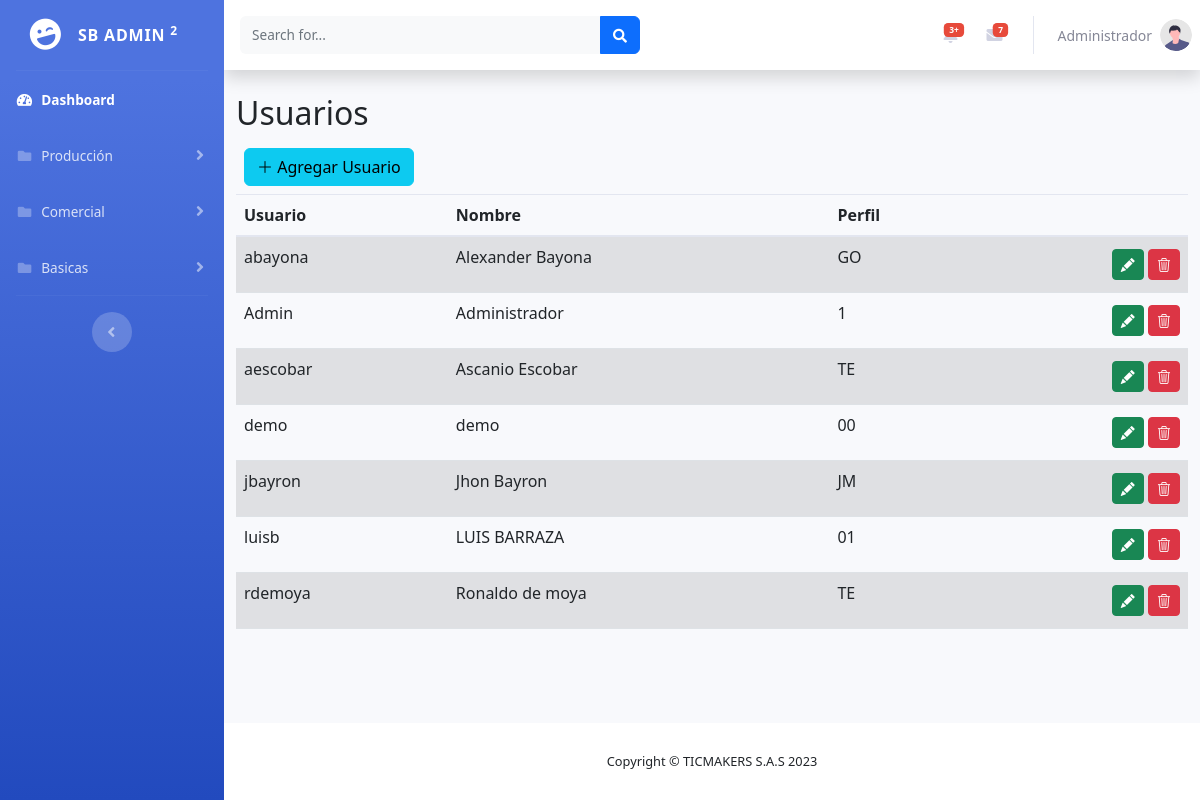
/Basicas/Usuarios/Vista/index.php (signed in), run on the app's committed database.
### tables this page shows
CREATE TABLE `usuarios` (
  `user_id` varchar(8) NOT NULL,
  `user_nombre` varchar(50) NOT NULL,
  `perfil` varchar(2) NOT NULL,
  `clave` varchar(6) NOT NULL,
  `empleado` varchar(20) NOT NULL
);

### conexion.php (called while the page is built)
<?php
class conexion{
    private $servidor = "localhost";
    private $usuario = "root";
    private $db = "imprime_data";
    private $password = "";
    public function __construct(){
        try {
            $conexion=new PDO("mysql:host={$this->servidor};dbname={$this->db}",$this->usuario,$this->password);
            $conexion->setAttribute(PDO::ATTR_ERRMODE, PDO::ERRMODE_EXCEPTION);
            return $conexion;
        } catch (PDOException $error) {
            echo "Error" .$error->getMessage();
        }
    }
}
?>

### Basicas/Usuarios/Modelo/usuarios.php (called while the page is built, shortened)
<?php
require_once("../../../conexion.php");
class usuarios extends conexion{
    public function __construct(){
        $this->conexion=parent::__construct();
    }
    public function get(){
        $rows=null;
        $statement=$this->conexion->prepare("SELECT * FROM usuarios");
        $statement->execute();
        while($result=$statement->fetch()){
            $rows[]=$result;
        }
        return $rows;
    }
}
?>

### Basicas/Usuarios/Vista/index.php (the view, shortened to what this page needs)
<?php
    require_once('../Modelo/usuarios.php');
    $modeloUsuario= new usuarios();
    $usuarios = $modeloUsuario->get();
    if (isset($_SESSION['Nombre'])){
?>
<!DOCTYPE html>
<html lang="en">
<head>
    <?php
        require_once("../../../General/Scripts/links.php");
    ?>
</head>
<body id="page-top">
    <div id="wrapper">
        <?php require_once('../../../General/Nav/sidebar.php'); ?>
        <div id="content-wrapper" class="d-flex flex-column">
            <div id="content">
                <?php require_once('../../../General/Nav/topbar.php'); ?>
                <div class="container-fluid">
                    <h2>Usuarios</h2>
                    <div class="col p-2">
                        <a href="javascript:void(0);" onclick="modalAgregar('Usuario')" ><button type="button" class="btn btn-info" title="Añadir"><i class="bi bi-plus-lg"></i> Agregar Usuario </button></a>
                    </div>
                    <div class="table-responsive">
                        <table class="table table-striped table-hover">
                            <thead>
                                <tr>
                                    <th scope="col">Usuario</th>
                                    <th scope="col">Nombre</th>
                                    <th scope="col">Perfil</th>
                                    <th scope="col"></th>
                                </tr>
                            </thead>
                            <tbody>
                            <?php
                                if($usuarios != null){
                                    foreach($usuarios as $usuario){
                            ?>
                                <tr>
                                    <td><?php echo $usuario['user_id']; ?></td>
                                    <td><?php echo $usuario['user_nombre']; ?></td>
                                    <td><?php echo $usuario['perfil']; ?></td>
                                    <td style="text-align:right;">
                                        <a href="javascript:void(0);" onclick="modalEditarUsuario('<?php echo $usuario['user_id']; ?>')"><button type="button" class="btn btn-sm btn-success my-1" title="Editar"><i class="bi bi-pencil-fill"></i> </button></a>
                                        <a href="javascript:void(0);" onclick="modalEliminar('<?php echo $usuario['user_id']; ?>')"><button type="button" class="btn btn-sm btn-danger" title="Eliminar"><i class="bi bi-trash3"></i> </button></a>
                                    </td>
                                </tr>
                            <?php
                                    }
                                }
                            ?>
                            </tbody>
                        </table>
                    </div>
                </div>
            </div>
                <?php require_once('../../../General/Nav/footer.php'); ?>
        </div>
    </div>
</body>
</html>
<?php } else{
    header('Location: ../../../index.php');
} ?>

### General/Scripts/links.php (shortened to what this page needs)
<link href="../../../Bootstrap/vendor/fontawesome-free/css/all.min.css" rel="stylesheet" type="text/css">
<link href="../../../Bootstrap/css/sb-admin-2.min.css" rel="stylesheet">
<link rel="stylesheet" href="https://cdn.jsdelivr.net/npm/bootstrap-icons@1.8.3/font/bootstrap-icons.css">
<link href="https://cdn.jsdelivr.net/npm/bootstrap@5.2.2/dist/css/bootstrap.min.css" rel="stylesheet">

### General/Nav/sidebar.php (shortened to what this page needs)
<ul class="navbar-nav bg-gradient-primary sidebar sidebar-dark accordion" id="accordionSidebar">
<a class="sidebar-brand d-flex align-items-center justify-content-center" href="index.html">
    <div class="sidebar-brand-icon rotate-n-15">
        <i class="fas fa-laugh-wink"></i>
    </div>
    <div class="sidebar-brand-text mx-3">SB Admin <sup>2</sup></div>
</a>
<hr class="sidebar-divider my-0">
<li class="nav-item active">
    <a class="nav-link" href="index.html">
        <i class="fas fa-fw fa-tachometer-alt"></i>
        <span>Dashboard</span></a>
</li>
<li class="nav-item">
    <a class="nav-link collapsed" href="#" data-toggle="collapse" data-target="#collapseProduccion"
        aria-expanded="true" aria-controls="collapseProduccion">
        <i class="fas fa-fw fa-folder"></i>
        <span>Producción</span>
    </a>
</li>
<li class="nav-item">
    <a class="nav-link collapsed" href="#" data-toggle="collapse" data-target="#collapseComercial"
        aria-expanded="true" aria-controls="collapseComercial">
        <i class="fas fa-fw fa-folder"></i>
        <span>Comercial</span>
    </a>
</li>
<li class="nav-item">
    <a class="nav-link collapsed" href="#" data-toggle="collapse" data-target="#collapseBasicas"
        aria-expanded="true" aria-controls="collapseBasicas">
        <i class="fas fa-fw fa-folder"></i>
        <span>Basicas</span>
    </a>
</li>
<hr class="sidebar-divider d-none d-md-block">
<div class="text-center d-none d-md-inline">
    <button class="rounded-circle border-0" id="sidebarToggle"></button>
</div>
</ul>

### General/Nav/topbar.php (shortened to what this page needs)
<nav class="navbar navbar-expand navbar-light bg-white topbar mb-4 static-top shadow">
<form
    class="d-none d-sm-inline-block form-inline mr-auto ml-md-3 my-2 my-md-0 mw-100 navbar-search">
    <div class="input-group">
        <input type="text" class="form-control bg-light border-0 small" placeholder="Search for..."
            aria-label="Search" aria-describedby="basic-addon2">
        <div class="input-group-append">
            <button class="btn btn-primary" type="button">
                <i class="fas fa-search fa-sm"></i>
            </button>
        </div>
    </div>
</form>
<ul class="navbar-nav ml-auto">
    <li class="nav-item dropdown no-arrow mx-1">
        <a class="nav-link dropdown-toggle" href="#" id="alertsDropdown" role="button"
            data-toggle="dropdown" aria-haspopup="true" aria-expanded="false">
            <span class="badge badge-danger badge-counter">3+</span>
        </a>
    </li>
    <li class="nav-item dropdown no-arrow mx-1">
        <a class="nav-link dropdown-toggle" href="#" id="messagesDropdown" role="button"
            data-toggle="dropdown" aria-haspopup="true" aria-expanded="false">
            <span class="badge badge-danger badge-counter">7</span>
        </a>
    </li>
    <li class="nav-item dropdown no-arrow">
        <a class="nav-link dropdown-toggle" href="#" id="userDropdown" role="button"
            data-toggle="dropdown" aria-haspopup="true" aria-expanded="false">
            <span class="mr-2 d-none d-lg-inline text-gray-600 small"> <?php echo $_SESSION['Nombre']; ?> </span>
            <img class="img-profile rounded-circle"
                src="../../../Bootstrap/img/undraw_profile.svg">
        </a>
    </li>
</ul>
</nav>

### General/Nav/footer.php
<footer class="sticky-footer bg-white">
    <div class="container my-auto">
        <div class="copyright text-center my-auto">
            <span>Copyright &copy; TICMAKERS S.A.S 2023</span>
        </div>
    </div>
</footer>

### data on the page
usuarios: user_id "abayona", user_nombre "Alexander Bayona", perfil "GO"
usuarios: user_id "Admin", user_nombre "Administrador", perfil "1"
usuarios: user_id "aescobar", user_nombre "Ascanio Escobar", perfil "TE"
usuarios: user_id "demo", user_nombre "demo", perfil "00"
usuarios: user_id "jbayron", user_nombre "Jhon Bayron", perfil "JM"
usuarios: user_id "luisb", user_nombre "LUIS BARRAZA", perfil "01"
usuarios: user_id "rdemoya", user_nombre "Ronaldo de moya", perfil "TE"

### other printed values
$_SESSION['Nombre'] "Administrador"
